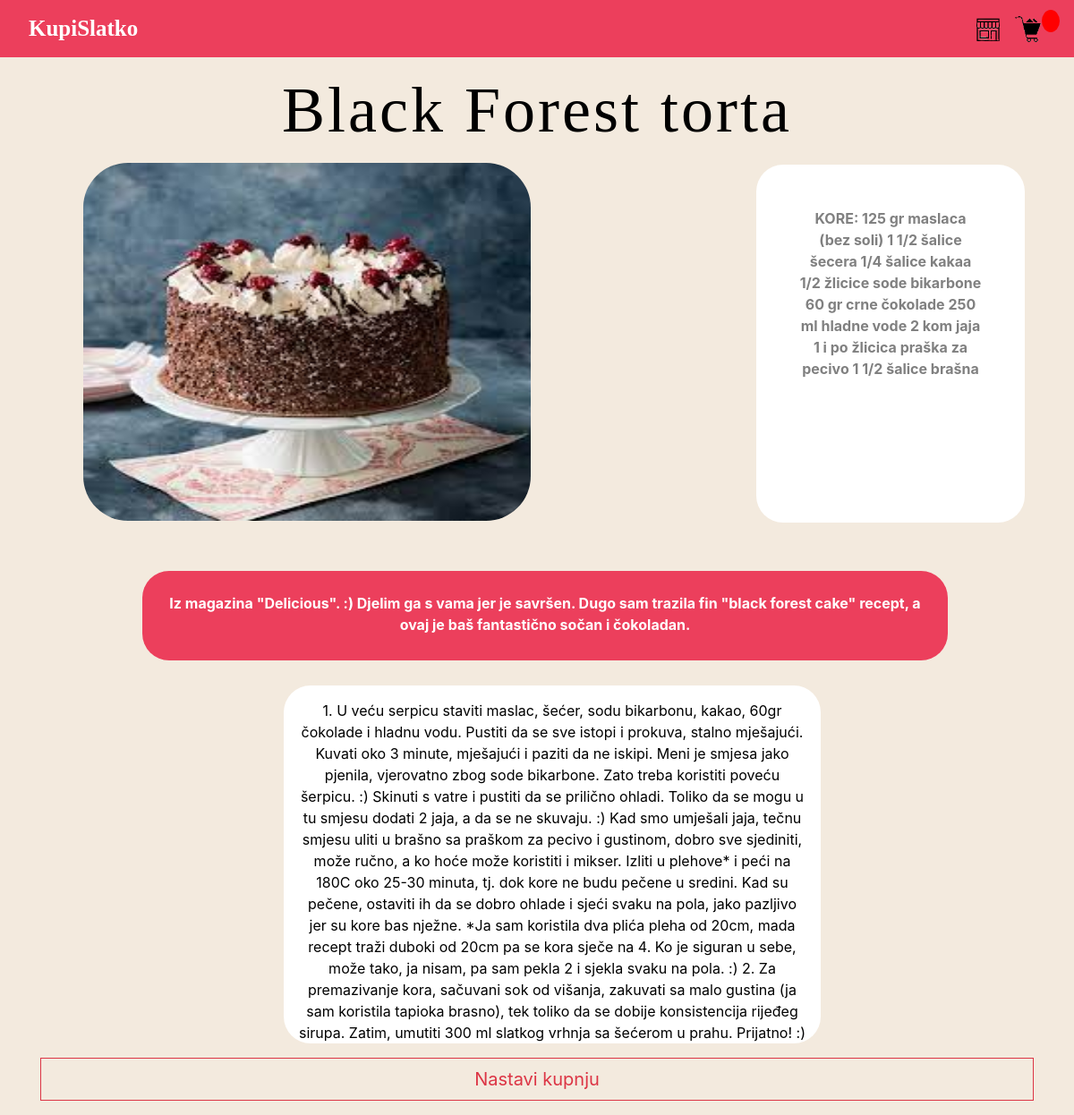
Page /vise/18 on the committed database.
### aplikacija/models.py (models this page shows, shortened)
class Product(models.Model):
    name = models.CharField(max_length=50, null= True)
    price = models.FloatField()
    content = models.TextField(default= 0)
    priprema = models.TextField(default= 0)
    sastojci = models.TextField(default= 0)
    image = models.ImageField(null= True, blank= True)

### aplikacija/views.py (the view)
# urls.py: path("vise/<pk>", views.vise, name="vise"),
def vise(request,pk):
    product = Product.objects.get(pk=pk)
    return render(request, "aplikacija/vise.html", {"product":product})

### aplikacija/templates/aplikacija/vise.html (shortened to what this page needs)
{% extends 'aplikacija/index.html' %}
{% load static %}
{% block content %}
<div class = "container">
<h1 class = "naslov">{{product.name}}</h1>
<section >
    <img class="recept-slika" src="{{product.image.url}}" alt="">
</section>
<div class = "sastojci">{{product.sastojci}}</div>
<br>
<div class = "zanimljivosti">{{product.content}}</div>
<div class = "priprema">{{product.priprema}}</div>
<a class = "btn btn-outline-danger btn-lg btn-block nastavi" href="{% url 'trgovina' %}"> Nastavi kupnju</a>
</div>
{% endblock content %}

### static/css/main.css (style rules this page uses)
body { background-color: hsl(0, 0%, 98%); }
h1,h2,h3,h4,h5,h6 { color:hsl(0, 0%, 30%); }
.btn { border-radius: 0; }
body { background-color: rgb(243, 234, 222); }
* { box-sizing:border-box; }
body { filter: progid:DXImageTransform.Microsoft.gradient( startColorstr='#ffffff', endColorstr='#e1e8ed',GradientType=0 ); height: 100%; margin: 0; background-repeat: no-repeat; background-attachment: fixed; }
h1 { font-family: 'Kaushan Script', cursive; font-size:4em; letter-spacing:3px; color:#ec3f5c ; margin:0; margin-bottom:20px; }
@media (min-width:360px) { h1 { font-size:4.5em; } }
.sastojci { background-color: white; float: right; color:black; padding: 0.5rem 1rem; border-radius: 10px; font-weight: bold; }
.sastojci { background-color: white; float: right; color:gray; padding: 0.5rem 1rem; border-radius: 30px; font-weight: bold; width: 300px; height: 400px; text-align: center; position: absolute; top: 80px; margin-left: 50rem; padding: 3rem; margin-top: 6.5rem; }
.zanimljivosti { background-color: #ec3f5c; color: white; float: right; padding: 1.5rem 1rem; font-weight: bold; border-radius: 30px; margin-top: 2rem; width: 900px; height: 100px; text-align: center; margin-right: 6rem; }
.priprema { background-color: white; padding: 0.5rem 1rem; text-align: center; color:black; padding: 1rem 1rem; border-radius: 30px; margin-top: 2rem; width: 600px; height: 400px; margin-bottom: 1rem; margin-top: 10rem; margin-left: 17rem; box-shadow: #aaa 2cm; }
.recept-slika { width: 500px; height: 400px; border-radius: 50px; margin-left: 3rem; }
.naslov { font-family: Copperplate, Papyrus, fantasy, bold; text-align: center; margin-bottom: 1rem; margin-top: 1rem; color: black; }
.nastavi { margin-bottom: 1rem; }

### rows in the picture
Product: name "Black Forest torta", image (picture), sastojci "KORE: 125 gr maslaca (bez soli) 1 1/2 šalice šecera 1/4 šalice kakaa 1/2 žlicice sode bikarbone 60 gr crne čokolade 250 ml hladne vode 2 kom jaja 1 i po žlicica praška za pecivo 1 1/2 šalice brašna", content "Iz magazina \"Delicious\". :) Djelim ga s vama jer je savršen. Dugo sam trazila fin \"black forest cake\" recept, a ovaj je baš fantastično sočan i čokoladan.", priprema "1. U veću serpicu staviti maslac, šećer, sodu bikarbonu, kakao, 60gr čokolade i hladnu vodu. Pustiti da se sve istopi i prokuva, stalno mješajući. Kuvati oko 3 minute, mješajući i paziti da ne iskipi. Meni je smjesa jako pjenila, vjerovatno zbog sode bikarbone. Zato treba koristiti poveću šerpicu. :) Skinuti s vatre i pustiti da se prilično ohladi. Toliko da se mogu u tu smjesu dodati 2 jaja, a da se ne skuvaju. :) Kad smo umješali jaja, tečnu smjesu uliti u brašno sa praškom za pecivo i gustinom, dobro sve sjediniti, može ručno, a ko hoće može koristiti i mikser. Izliti u plehove* i peći na 180C oko 25-30 minuta, tj. dok kore ne budu pečene u sredini. Kad su pečene, ostaviti ih da se dobro…"
